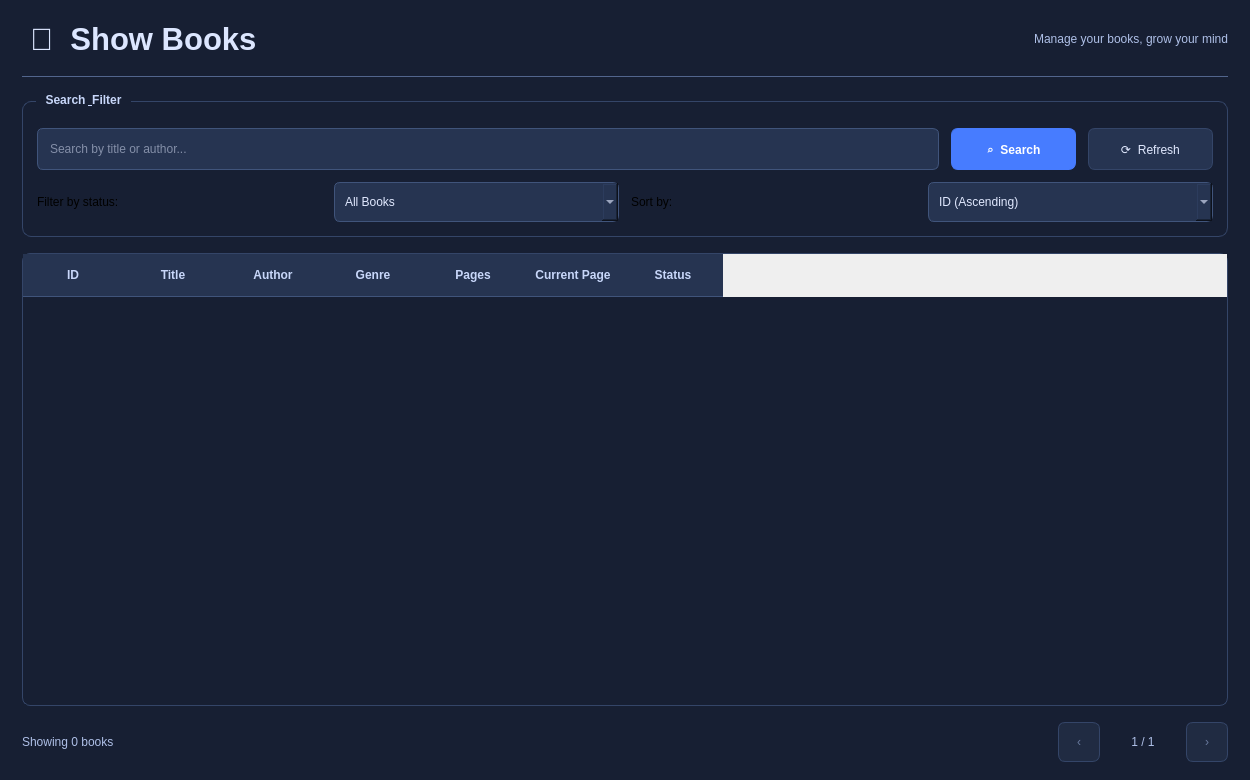
<?xml version="1.0" encoding="UTF-8"?>
<ui version="4.0">
 <class>ShowBooks</class>
 <widget class="QWidget" name="ShowBooks">
  <property name="geometry">
   <rect><x>0</x><y>0</y><width>1250</width><height>780</height></rect>
  </property>
  <property name="minimumSize">
   <size><width>950</width><height>600</height></size>
  </property>
  <property name="windowTitle">
   <string>Book Manager v1 — Show Books</string>
  </property>
  <property name="styleSheet">
   <string notr="true">QWidget#ShowBooks {
    background-color: #171f33;
    color: #dce6ff;
    font-family: "Segoe UI";
    font-size: 10pt;
}
QLabel#lbl_title { color: #dce6ff; padding: 3px 0; }
QLabel#lbl_subtitle, QLabel#lbl_count, QLabel#lbl_page { color: #aebfe7; }
QWidget#line_header { background-color: #52658d; }
QGroupBox#gb_search_filter {
    border: 1px solid #344568;
    border-radius: 9px;
    margin-top: 8px;
    padding-top: 8px;
    color: #c8d7fa;
    font-weight: bold;
}
QGroupBox#gb_search_filter::title {
    subcontrol-origin: margin;
    left: 14px;
    padding: 0 5px;
}
QLineEdit, QComboBox {
    background-color: #263451;
    border: 1px solid #40547b;
    border-radius: 6px;
    padding: 7px 10px;
    color: #e1e9ff;
    selection-background-color: #477cff;
}
QLineEdit:focus, QComboBox:focus { border: 1px solid #6c98ff; }
QComboBox QAbstractItemView {
    background-color: #263451;
    color: #e1e9ff;
    selection-background-color: #477cff;
    border: 1px solid #40547b;
}
QPushButton {
    background-color: #263451;
    color: #e1e9ff;
    border: 1px solid #344568;
    border-radius: 7px;
    padding: 8px 14px;
}
QPushButton:hover { background-color: #344568; }
QPushButton:pressed { background-color: #1e2a43; }
QPushButton:disabled { color: #68799d; background-color: #202b42; }
QPushButton#btn_search {
    background-color: #477cff;
    border: 1px solid #477cff;
    color: white;
    font-weight: bold;
}
QPushButton#btn_search:hover { background-color: #5d8cff; }
QTableWidget#table_books {
    background-color: #171f33;
    alternate-background-color: #1b2740;
    color: #dce6ff;
    border: 1px solid #344568;
    border-radius: 8px;
    selection-background-color: #344c7c;
    selection-color: white;
    outline: 0;
}
QTableWidget#table_books::item {
    padding: 7px;
    border-bottom: 1px solid #293956;
}
QHeaderView::section {
    background-color: #263451;
    color: #c8d7fa;
    border: none;
    border-bottom: 1px solid #40547b;
    padding: 12px 8px;
    font-weight: bold;
}</string>
  </property>
  <layout class="QVBoxLayout" name="central_layout">
   <property name="leftMargin"><number>22</number></property>
   <property name="topMargin"><number>18</number></property>
   <property name="rightMargin"><number>22</number></property>
   <property name="bottomMargin"><number>18</number></property>
   <property name="spacing"><number>16</number></property>
   <item>
    <layout class="QHBoxLayout" name="header_layout">
     <item>
      <widget class="QLabel" name="lbl_title">
       <property name="font">
        <font><family>Segoe UI</family><pointsize>23</pointsize><bold>true</bold></font>
       </property>
       <property name="text"><string>📖  Show Books</string></property>
      </widget>
     </item>
     <item><spacer name="header_spacer">
      <property name="orientation"><enum>Qt::Horizontal</enum></property>
      <property name="sizeHint" stdset="0"><size><width>40</width><height>20</height></size></property>
     </spacer></item>
     <item>
      <widget class="QLabel" name="lbl_subtitle">
       <property name="text"><string>Manage your books, grow your mind</string></property>
       <property name="alignment"><set>Qt::AlignRight|Qt::AlignVCenter</set></property>
      </widget>
     </item>
    </layout>
   </item>
   <item>
    <widget class="QWidget" name="line_header" native="true">
     <property name="minimumSize"><size><width>0</width><height>1</height></size></property>
     <property name="maximumSize"><size><width>16777215</width><height>1</height></size></property>
    </widget>
   </item>
   <item>
    <widget class="QGroupBox" name="gb_search_filter">
     <property name="title"><string>Search &amp; Filter</string></property>
     <layout class="QVBoxLayout" name="filter_layout">
      <property name="leftMargin"><number>14</number></property>
      <property name="topMargin"><number>18</number></property>
      <property name="rightMargin"><number>14</number></property>
      <property name="bottomMargin"><number>14</number></property>
      <property name="spacing"><number>12</number></property>
      <item>
       <layout class="QHBoxLayout" name="search_row">
        <property name="spacing"><number>12</number></property>
        <item>
         <widget class="QLineEdit" name="le_search">
          <property name="minimumSize"><size><width>0</width><height>42</height></size></property>
          <property name="placeholderText"><string>Search by title or author...</string></property>
          <property name="clearButtonEnabled"><bool>true</bool></property>
         </widget>
        </item>
        <item>
         <widget class="QPushButton" name="btn_search">
          <property name="minimumSize"><size><width>125</width><height>42</height></size></property>
          <property name="text"><string>⌕  Search</string></property>
         </widget>
        </item>
        <item>
         <widget class="QPushButton" name="btn_refresh">
          <property name="minimumSize"><size><width>125</width><height>42</height></size></property>
          <property name="text"><string>⟳  Refresh</string></property>
         </widget>
        </item>
       </layout>
      </item>
      <item>
       <layout class="QGridLayout" name="controls_row">
        <property name="horizontalSpacing"><number>12</number></property>
        <property name="verticalSpacing"><number>8</number></property>
        <item row="0" column="0">
         <widget class="QLabel" name="lbl_filter_status">
          <property name="text"><string>Filter by status:</string></property>
         </widget>
        </item>
        <item row="0" column="1">
         <widget class="QComboBox" name="cb_filter_status">
          <property name="minimumSize"><size><width>0</width><height>40</height></size></property>
          <item><property name="text"><string>All Books</string></property></item>
          <item><property name="text"><string>Unread</string></property></item>
          <item><property name="text"><string>Reading</string></property></item>
          <item><property name="text"><string>Finished</string></property></item>
         </widget>
        </item>
        <item row="0" column="2">
         <widget class="QLabel" name="lbl_sort_books">
          <property name="text"><string>Sort by:</string></property>
         </widget>
        </item>
        <item row="0" column="3">
         <widget class="QComboBox" name="cb_sort_books">
          <property name="minimumSize"><size><width>0</width><height>40</height></size></property>
          <item><property name="text"><string>ID (Ascending)</string></property></item>
          <item><property name="text"><string>ID (Descending)</string></property></item>
          <item><property name="text"><string>Title (A–Z)</string></property></item>
          <item><property name="text"><string>Title (Z–A)</string></property></item>
          <item><property name="text"><string>Pages (Ascending)</string></property></item>
          <item><property name="text"><string>Pages (Descending)</string></property></item>
         </widget>
        </item>
       </layout>
      </item>
     </layout>
    </widget>
   </item>
   <item>
    <widget class="QTableWidget" name="table_books">
     <property name="alternatingRowColors"><bool>true</bool></property>
     <property name="showGrid"><bool>false</bool></property>
     <property name="selectionBehavior"><enum>QAbstractItemView::SelectRows</enum></property>
     <property name="selectionMode"><enum>QAbstractItemView::SingleSelection</enum></property>
     <property name="editTriggers"><set>QAbstractItemView::NoEditTriggers</set></property>
     <column><property name="text"><string>ID</string></property></column>
     <column><property name="text"><string>Title</string></property></column>
     <column><property name="text"><string>Author</string></property></column>
     <column><property name="text"><string>Genre</string></property></column>
     <column><property name="text"><string>Pages</string></property></column>
     <column><property name="text"><string>Current Page</string></property></column>
     <column><property name="text"><string>Status</string></property></column>
    </widget>
   </item>
   <item>
    <layout class="QHBoxLayout" name="footer_layout">
     <item>
      <widget class="QLabel" name="lbl_count">
       <property name="text"><string>Showing 0 books</string></property>
      </widget>
     </item>
     <item><spacer name="footer_spacer">
      <property name="orientation"><enum>Qt::Horizontal</enum></property>
      <property name="sizeHint" stdset="0"><size><width>40</width><height>20</height></size></property>
     </spacer></item>
     <item>
      <widget class="QPushButton" name="btn_prev_page">
       <property name="enabled"><bool>false</bool></property>
       <property name="minimumSize"><size><width>42</width><height>40</height></size></property>
       <property name="maximumSize"><size><width>42</width><height>40</height></size></property>
       <property name="text"><string>‹</string></property>
      </widget>
     </item>
     <item>
      <widget class="QLabel" name="lbl_page">
       <property name="minimumSize"><size><width>54</width><height>0</height></size></property>
       <property name="text"><string>1 / 1</string></property>
       <property name="alignment"><set>Qt::AlignCenter</set></property>
      </widget>
     </item>
     <item>
      <widget class="QPushButton" name="btn_next_page">
       <property name="enabled"><bool>false</bool></property>
       <property name="minimumSize"><size><width>42</width><height>40</height></size></property>
       <property name="maximumSize"><size><width>42</width><height>40</height></size></property>
       <property name="text"><string>›</string></property>
      </widget>
     </item>
    </layout>
   </item>
  </layout>
 </widget>
 <resources/>
 <connections/>
</ui>
